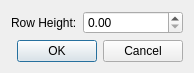
<?xml version="1.0" encoding="UTF-8"?>
<ui version="4.0">
 <class>TableRowHeightsDialog</class>
 <widget class="QDialog" name="TableRowHeightsDialog">
  <property name="geometry">
   <rect>
    <x>0</x>
    <y>0</y>
    <width>187</width>
    <height>61</height>
   </rect>
  </property>
  <property name="windowTitle">
   <string>Insert Row(s)</string>
  </property>
  <property name="modal">
   <bool>true</bool>
  </property>
  <layout class="QVBoxLayout" name="verticalLayout">
   <item>
    <layout class="QFormLayout" name="formLayout">
     <item row="0" column="0">
      <widget class="QLabel" name="tableRowHeightLabel">
       <property name="text">
        <string>Row Height:</string>
       </property>
       <property name="buddy">
        <cstring>tableRowHeight</cstring>
       </property>
      </widget>
     </item>
     <item row="0" column="1">
      <widget class="ScrSpinBox" name="tableRowHeight">
       <property name="sizePolicy">
        <sizepolicy hsizetype="MinimumExpanding" vsizetype="Fixed">
         <horstretch>0</horstretch>
         <verstretch>0</verstretch>
        </sizepolicy>
       </property>
       <property name="minimumSize">
        <size>
         <width>100</width>
         <height>0</height>
        </size>
       </property>
       <property name="maximum">
        <double>1000000.000000000000000</double>
       </property>
      </widget>
     </item>
    </layout>
   </item>
   <item>
    <widget class="QDialogButtonBox" name="dialogButtonBox">
     <property name="orientation">
      <enum>Qt::Horizontal</enum>
     </property>
     <property name="standardButtons">
      <set>QDialogButtonBox::Cancel|QDialogButtonBox::Ok</set>
     </property>
    </widget>
   </item>
  </layout>
 </widget>
 <customwidgets>
  <customwidget>
   <class>ScrSpinBox</class>
   <extends>QDoubleSpinBox</extends>
   <header>ui/scrspinbox.h</header>
  </customwidget>
 </customwidgets>
 <resources/>
 <connections>
  <connection>
   <sender>dialogButtonBox</sender>
   <signal>accepted()</signal>
   <receiver>TableRowHeightsDialog</receiver>
   <slot>accept()</slot>
   <hints>
    <hint type="sourcelabel">
     <x>248</x>
     <y>254</y>
    </hint>
    <hint type="destinationlabel">
     <x>157</x>
     <y>274</y>
    </hint>
   </hints>
  </connection>
  <connection>
   <sender>dialogButtonBox</sender>
   <signal>rejected()</signal>
   <receiver>TableRowHeightsDialog</receiver>
   <slot>reject()</slot>
   <hints>
    <hint type="sourcelabel">
     <x>316</x>
     <y>260</y>
    </hint>
    <hint type="destinationlabel">
     <x>286</x>
     <y>274</y>
    </hint>
   </hints>
  </connection>
 </connections>
</ui>
